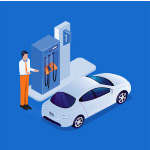
#> input picture ontap/images/cayxang.jpg, 150 x 150 px, found by its file name
$ python bt45.py
#> lines starting #> are read from the running program, lines starting #| are printed output that depends on the picture; after the words box and inside, x2 and y2 are one past the last pixel; in counts of white or black regions, pixels touching at a corner belong together
import cv2
import numpy as np
img=cv2.imread('.\images\\cayxang.jpg')
#> img is the input picture: shape (150, 150, 3); mean B, G, R 200.4, 122.1, 58.1
img_hsv=cv2.cvtColor(img,cv2.COLOR_BGR2HSV)
#> img_hsv: shape (150, 150, 3); mean H, S, V 105.6, 188.6, 203.2
h,s,v=cv2.split(img_hsv)
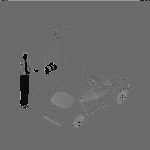
#> h: shape (150, 150); min 0, max 179, mean 105.6
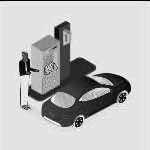
#> s: shape (150, 150); min 0, max 255, mean 188.6
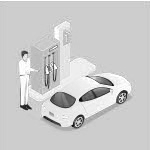
#> v: shape (150, 150); min 7, max 255, mean 203.2
ICanny=cv2.Canny(v,100,200)
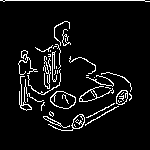
#> ICanny: shape (150, 150); 6.8% white in thin lines or dots, all inside (x1, y1, x2, y2) = (0, 0, 150, 131)
cv2.imshow('Anh bai 45',ICanny)
cv2.waitKey(0)
cv2.destroyAllWindows()
